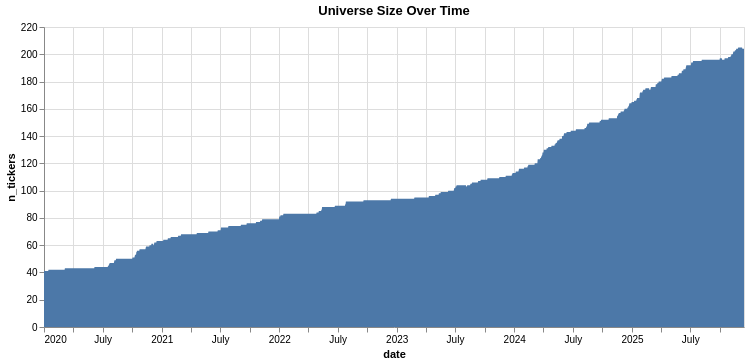

The code cell stored with this chart in its notebook:
### Markdown cell above
### Universe Evolution

The CrowdCent universe tracks the available data for the universe of crypto perpetual futures listed on Hyperliquid. This has grown significantly over time - from ~50 tickers in 2020 to ~205 in 2025. This growth impacts feature and target distributions since newer coins have different characteristics than established ones.

### Code cell
# Universe size over time
tickers_over_time = (
    merged.group_by(pl.col("date").dt.date().alias("date"))
    .agg(pl.col("id").n_unique().alias("n_tickers"))
    .sort("date")
)

tickers_over_time.plot.area(
    x="date",
    y="n_tickers",
).properties(title="Universe Size Over Time", width=700, height=300)

### Figure 1 — Vega-Lite specification as saved in the notebook (floating-point values rounded to 4 significant figures; data arrays with more than 128 entries replaced by an {"elided": "..."} marker saying what was removed)
{"config": {"view": {"continuousWidth": 300, "continuousHeight": 300}}, "data": {"name": "data-74aa2e6b04a31818bb14d03f0418683b"}, "mark": {"type": "area", "tooltip": true}, "encoding": {"x": {"field": "date", "type": "temporal"}, "y": {"field": "n_tickers", "type": "quantitative"}}, "height": 300, "params": [{"name": "param_1e9efca18e7a2868", "select": {"type": "interval", "encodings": ["x", "y"]}, "bind": "scales"}], "title": "Universe Size Over Time", "width": 700, "$schema": "https://vega.github.io/schema/vega-lite/v6.1.0.json", "datasets": {"data-74aa2e6b04a31818bb14d03f0418683b": {"elided": "2176 records"}}}
